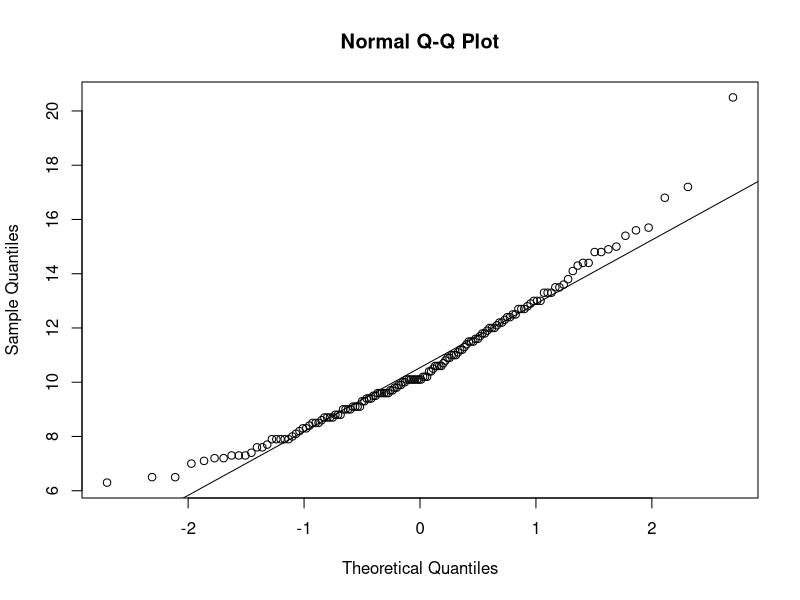
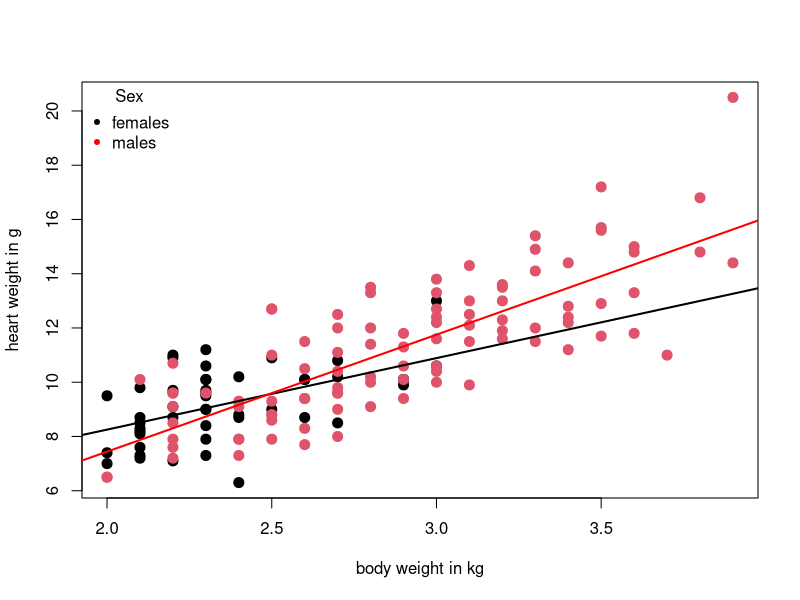
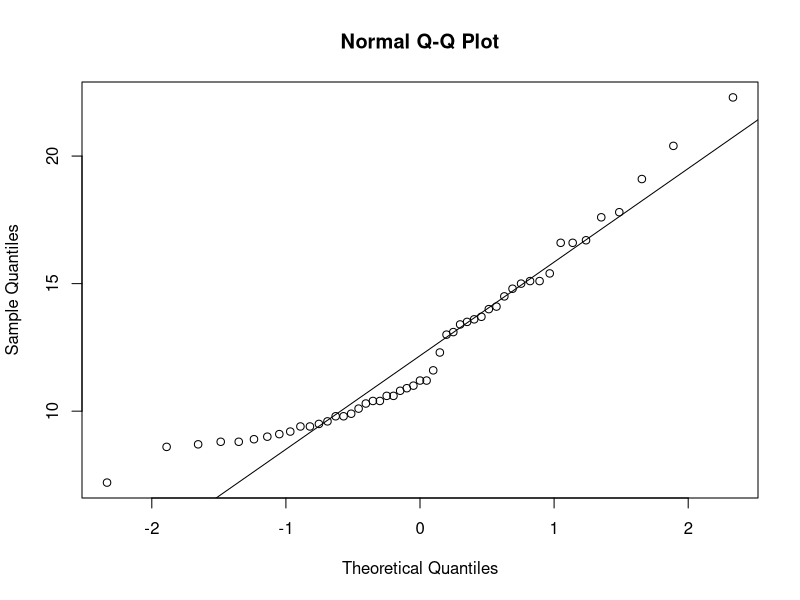
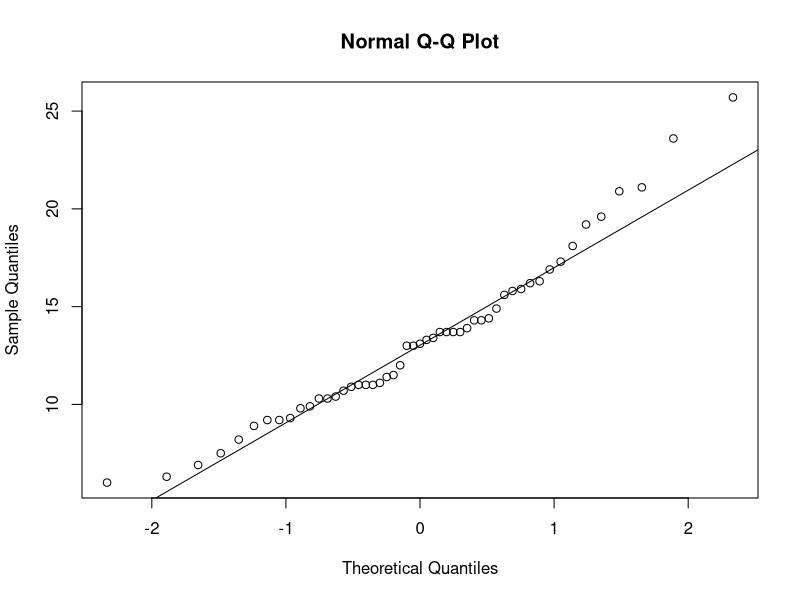
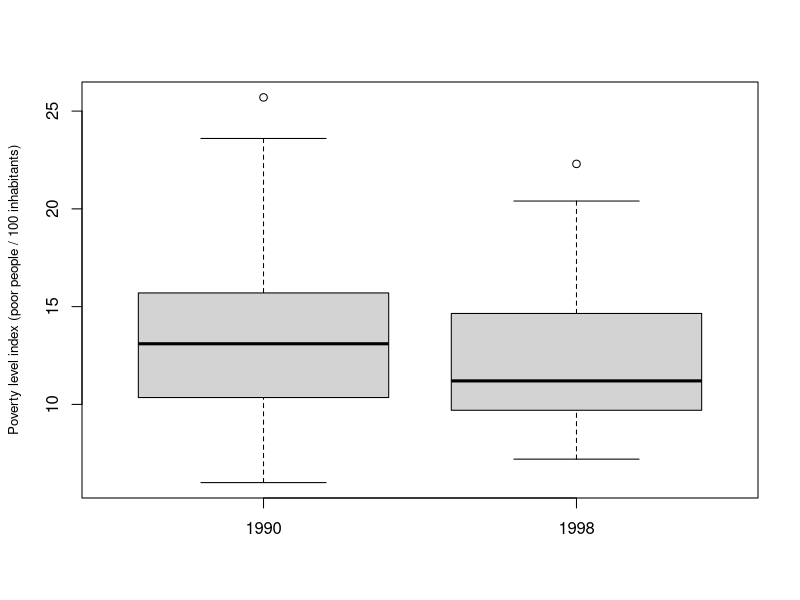

Source code (R) for these figures, in order:
## ---- chunk 1
#(1)
myvector = seq(1, 100 , 0.12)
#(2)
length(myvector)
#(3)
sqrt(myvector[50]) - log10(myvector[10])
## ---- chunk 2
#(4)
set.seed(10)
sample1 = rnorm(184)
set.seed(10)
sample2 = rnorm(184, mean = 103, sd = 12)
#(5)
mymatrix1 = matrix(sample1, nrow = 92, byrow = TRUE)
mymatrix2 = matrix(sample2, nrow = 92, byrow = FALSE)

## ---- chunk 3
library(MASS)
data(cats)
attach(cats)
head(cats)

## ---- chunk 4
qqnorm(Hwt)
qqline(Hwt) # banana shape. let's run the shapiro test
shapiro.test(Hwt) # we reject the null hypothesis. Hwt is not normally distributed

## ---- chunk 5
plot(Bwt, Hwt, xlab = "body weight in kg", ylab = "heart weight in g", col = Sex, pch = 20, cex = 2)
abline(lm(Hwt[Sex == "F"] ~ Bwt[Sex == "F"]), col = "black", lwd = 2)
abline(lm(Hwt[Sex == "M"] ~ Bwt[Sex == "M"]), col = "red", lwd = 2)
legend("topleft", c("females", "males"), col = c("black", "red"), title = "Sex",
       bty = "n", pch = c(20, 20), cex = 1)
detach(cats)
## ---- chunk 6
setwd("~/TEACHING IN FREIBURG/11 - Statistics with R fall 2015/5_Week 1 wrap-up/raw data")
poverty <- read.delim("poverty.txt")
head(poverty)
## ---- chunk 7
attach(poverty)
qqnorm(y1998)
qqline(y1998)
qqnorm(y1990)
qqline(y1990)
shapiro.test(y1998)
shapiro.test(y1990)

# well, actually we cannot make assumption on the distribution of the two populations, they are not normally distributed
# (at least 1 for sure!) better apply a non-parametric test here
boxplot(y1990, y1998, names = c(1990, 1998), ylab = "Poverty level index (poor people / 100 inhabitants)", cex.lab = 0.8)
#we need to run a test for paired samples

wilcox.test(y1998, y1990, mu = 0, paired = T)

